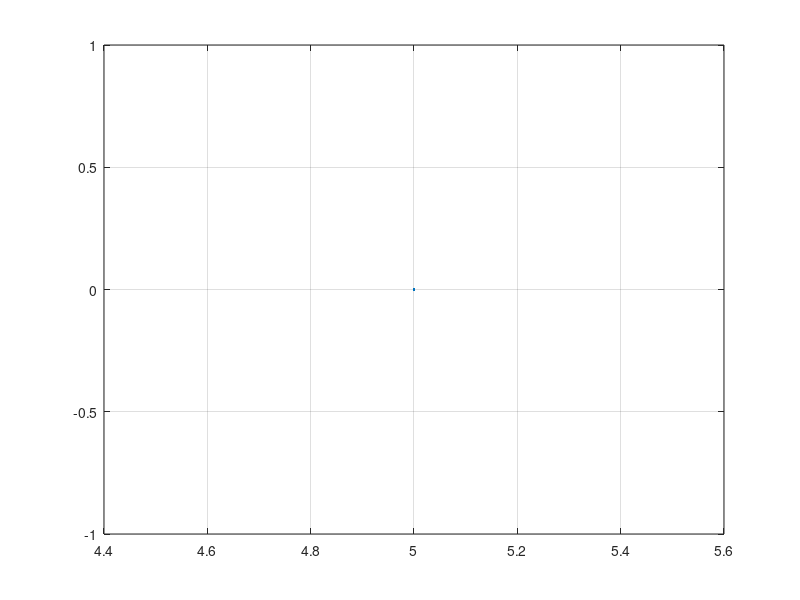

MATLAB code to generate this figure: (Note: this script raises an error after producing the figure.)
function examenrec
disp('Eber Gilberto P?rez Pe?a');
disp('Sistemas y Se?ales');
disp('Examen de Recuperacion');
ti=input('Cual es el tiempo inicial?'); %0
tf=input('Cual es el tiempo final?');%10
T=input('Cual es el periodo?');%2
pasos =input('Cuales son los pasos?');%.01
t=ti:pasos:tf;
t1=t;
xt=zeros(1,length(t)); %Abres el vector 
y=1;


for k=1:1:(tf-ti)/T
    for z=0:pasos:T/4   % Algoritmo listo 
        xt(1,y)=z*6/T;
        y=y+1;
    end
    for z=(T/4)+pasos:pasos:(2*T)/4 %Algoritmo Listo
        xt(1,y)=3/2;
        y=y+1;
    end
    for z=((2*T)/4)+pasos:pasos:(3*T)/4 % Algoritmo Listo
        xt(1,y)=((z*6)/T)-3/2;
        y=y+1;
    end
      for z=((3*T)/4)+pasos:pasos:T % Algoritmo Listo
        xt(1,y)=((-12*z)/T)+12;
        y=y+1;
      end
      y=y-1;
  
end
figure(1)
plot(t1,xt) % An?lisis de gr?fica
grid on


%%%%%% DISCRETA %%%%%%%%%%%


n=input('?Cual es el valor de n?   '); % 80 
N0=input('?Cual es el valor de N0?   ');%20
p=0:1:n;
p1=p;
xz=zeros(1,N0);
r=1;
for k=1:1:n/N0
    for n=0:1:N0/4
        xz(1,r)=(n*6)/N0;
        r=r+1;
    end
    for n=(N0/4)+1:1:(2*N0)/4
        xz(1,r)=3/2;
        r=r+1;
    end
    for n=((2*N0)/4)+1:1:(3*N0)/4
        xz(1,r)=((n*6)/N0)-3/2;
        r=r+1;
    end
    for n=((3*N0)/4)+1:1:N0
        xz(1,r)=((-12*n)/N0)+12;
        r=r+1;
    end
    r=r-1;
end
figure(2)
stem(p1,xz)
grid on



